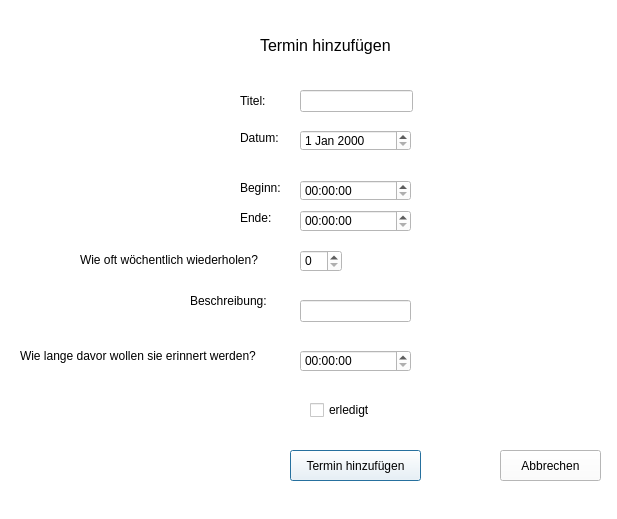
<?xml version="1.0" encoding="UTF-8"?>
<ui version="4.0">
 <class>Termin_erstellen</class>
 <widget class="QDialog" name="Termin_erstellen">
  <property name="geometry">
   <rect>
    <x>0</x>
    <y>0</y>
    <width>617</width>
    <height>519</height>
   </rect>
  </property>
  <property name="windowTitle">
   <string>Dialog</string>
  </property>
  <property name="styleSheet">
   <string notr="true">background-color: rgb(255, 255, 255);</string>
  </property>
  <widget class="QPushButton" name="termin_hinzufuegen">
   <property name="geometry">
    <rect>
     <x>290</x>
     <y>450</y>
     <width>131</width>
     <height>31</height>
    </rect>
   </property>
   <property name="text">
    <string>Termin hinzufügen</string>
   </property>
  </widget>
  <widget class="QPushButton" name="abbrechen">
   <property name="geometry">
    <rect>
     <x>500</x>
     <y>450</y>
     <width>101</width>
     <height>31</height>
    </rect>
   </property>
   <property name="text">
    <string>Abbrechen</string>
   </property>
  </widget>
  <widget class="QDateEdit" name="Datum">
   <property name="geometry">
    <rect>
     <x>300</x>
     <y>130</y>
     <width>111</width>
     <height>21</height>
    </rect>
   </property>
  </widget>
  <widget class="QLabel" name="label">
   <property name="geometry">
    <rect>
     <x>240</x>
     <y>90</y>
     <width>121</width>
     <height>21</height>
    </rect>
   </property>
   <property name="text">
    <string>Titel:</string>
   </property>
  </widget>
  <widget class="QLineEdit" name="Titel">
   <property name="geometry">
    <rect>
     <x>300</x>
     <y>90</y>
     <width>113</width>
     <height>22</height>
    </rect>
   </property>
  </widget>
  <widget class="QLabel" name="label_2">
   <property name="geometry">
    <rect>
     <x>260</x>
     <y>30</y>
     <width>191</width>
     <height>31</height>
    </rect>
   </property>
   <property name="text">
    <string>&lt;html&gt;&lt;head/&gt;&lt;body&gt;&lt;p&gt;&lt;span style=&quot; font-size:12pt;&quot;&gt;Termin hinzufügen&lt;/span&gt;&lt;/p&gt;&lt;/body&gt;&lt;/html&gt;</string>
   </property>
  </widget>
  <widget class="QTimeEdit" name="beginn">
   <property name="geometry">
    <rect>
     <x>300</x>
     <y>180</y>
     <width>111</width>
     <height>21</height>
    </rect>
   </property>
  </widget>
  <widget class="QLabel" name="label_3">
   <property name="geometry">
    <rect>
     <x>240</x>
     <y>130</y>
     <width>55</width>
     <height>16</height>
    </rect>
   </property>
   <property name="text">
    <string>Datum:</string>
   </property>
  </widget>
  <widget class="QLabel" name="label_4">
   <property name="geometry">
    <rect>
     <x>240</x>
     <y>180</y>
     <width>55</width>
     <height>16</height>
    </rect>
   </property>
   <property name="text">
    <string>Beginn:</string>
   </property>
  </widget>
  <widget class="QLabel" name="label_5">
   <property name="geometry">
    <rect>
     <x>240</x>
     <y>210</y>
     <width>111</width>
     <height>16</height>
    </rect>
   </property>
   <property name="text">
    <string>Ende:</string>
   </property>
  </widget>
  <widget class="QLabel" name="label_6">
   <property name="geometry">
    <rect>
     <x>20</x>
     <y>330</y>
     <width>271</width>
     <height>51</height>
    </rect>
   </property>
   <property name="text">
    <string>Wie lange davor wollen sie erinnert werden?</string>
   </property>
  </widget>
  <widget class="QLabel" name="label_7">
   <property name="geometry">
    <rect>
     <x>80</x>
     <y>250</y>
     <width>201</width>
     <height>20</height>
    </rect>
   </property>
   <property name="text">
    <string>Wie oft wöchentlich wiederholen?</string>
   </property>
  </widget>
  <widget class="QTimeEdit" name="Erinnerung">
   <property name="geometry">
    <rect>
     <x>300</x>
     <y>350</y>
     <width>111</width>
     <height>22</height>
    </rect>
   </property>
  </widget>
  <widget class="QTimeEdit" name="ende">
   <property name="geometry">
    <rect>
     <x>300</x>
     <y>210</y>
     <width>111</width>
     <height>22</height>
    </rect>
   </property>
  </widget>
  <widget class="QLineEdit" name="beschreibung">
   <property name="geometry">
    <rect>
     <x>300</x>
     <y>300</y>
     <width>111</width>
     <height>22</height>
    </rect>
   </property>
  </widget>
  <widget class="QLabel" name="label_9">
   <property name="geometry">
    <rect>
     <x>190</x>
     <y>290</y>
     <width>101</width>
     <height>21</height>
    </rect>
   </property>
   <property name="text">
    <string>Beschreibung:</string>
   </property>
  </widget>
  <widget class="QCheckBox" name="erledigt">
   <property name="geometry">
    <rect>
     <x>310</x>
     <y>400</y>
     <width>81</width>
     <height>20</height>
    </rect>
   </property>
   <property name="text">
    <string>erledigt</string>
   </property>
  </widget>
  <widget class="QSpinBox" name="wiederholungen">
   <property name="geometry">
    <rect>
     <x>300</x>
     <y>250</y>
     <width>42</width>
     <height>22</height>
    </rect>
   </property>
  </widget>
 </widget>
 <resources/>
 <connections/>
</ui>
